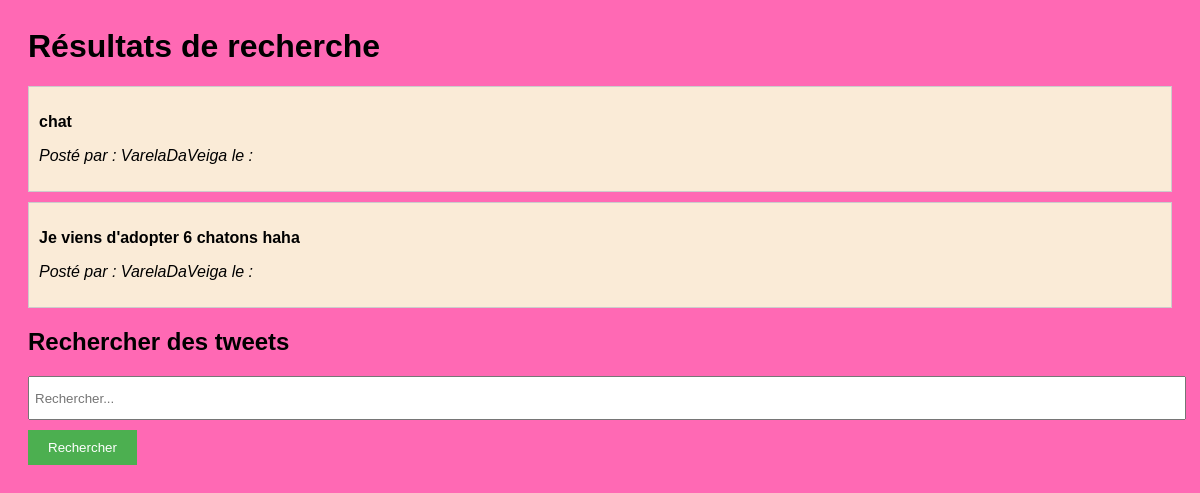
The page /search.php?term=chat on the database its author committed.
### tables this page shows
CREATE TABLE `tweets` (
  `id` int NOT NULL,
  `content` varchar(255) NOT NULL,
  `created_at` datetime DEFAULT CURRENT_TIMESTAMP,
  `user_id` int DEFAULT NULL
);

CREATE TABLE `users` (
  `id` int NOT NULL,
  `name` varchar(50) NOT NULL,
  `username` varchar(50) NOT NULL,
  `email` varchar(100) NOT NULL,
  `password` varchar(255) NOT NULL,
  `photo` varchar(255) DEFAULT NULL
);

### search.php (the view, shortened to what this page needs)
<?php
require "config.php";
if ($_SERVER['REQUEST_METHOD'] === 'GET' && isset($_GET['term'])) {
    $search = $_GET['term'];
    $requete = $database->prepare("SELECT tweets.content, tweets.created_at, users.username
                                FROM tweets
                                INNER JOIN users ON tweets.user_id = users.id
                                WHERE tweets.content LIKE :term");
    $requete->execute(['term' => '%' . $search . '%']);
    $tweets = $requete->fetchAll(PDO::FETCH_ASSOC);
}
?>
<!DOCTYPE html>
<html>
<head>
    <link rel="stylesheet" type="text/css" href="style.css">
</head>
<body>
    <h1>Résultats de recherche</h1>
    <div class="tweets">
        <?php if (!empty($tweets)): ?>
            <?php foreach ($tweets as $tweet): ?>
                <div class="tweet">
                    <p class="content"><?= $tweet['content'] ?></p>
                    <p class="user">Posté par : <?= $tweet['username'] ?> le : <? $tweet['created_at']?></p>
                </div>
            <?php endforeach; ?>
        <?php else: ?>
            <p>Aucun résultat trouvé.</p>
        <?php endif; ?>
    </div>
    <h2>Rechercher des tweets</h2>
    <form method="get" action="search.php">
        <input type="text" name="term" placeholder="Rechercher...">
        <button type="submit">Rechercher</button>
    </form>
</body>
</html>

### style.css (style rules this page uses)
body { background-color: hotpink; font-family: Arial, sans-serif; padding: 20px; }
h1 { margin-top: 0; }
.tweets { margin-bottom: 20px; }
.tweet { border: 1px solid #ccc; padding: 10px; margin-bottom: 10px; background-color: antiquewhite; }
.content { font-weight: bold; }
.user { font-style: italic; }
button { background-color: #4caf50; color: #fff; border: none; padding: 10px 20px; cursor: pointer; }
input, textarea { margin-bottom: 10px; padding: 5px; width: 100%; }
input[type="text"], input[type="email"], input[type="password"] { height: 30px; }

### rows shown on the page
tweets: content "chat", user.username "VarelaDaVeiga"
tweets: content "Je viens d'adopter 6 chatons haha", user.username "VarelaDaVeiga"
